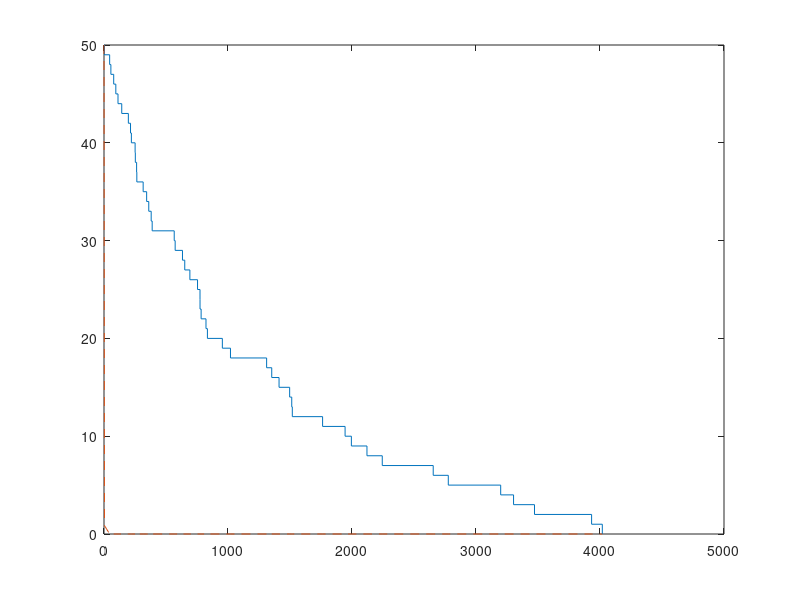
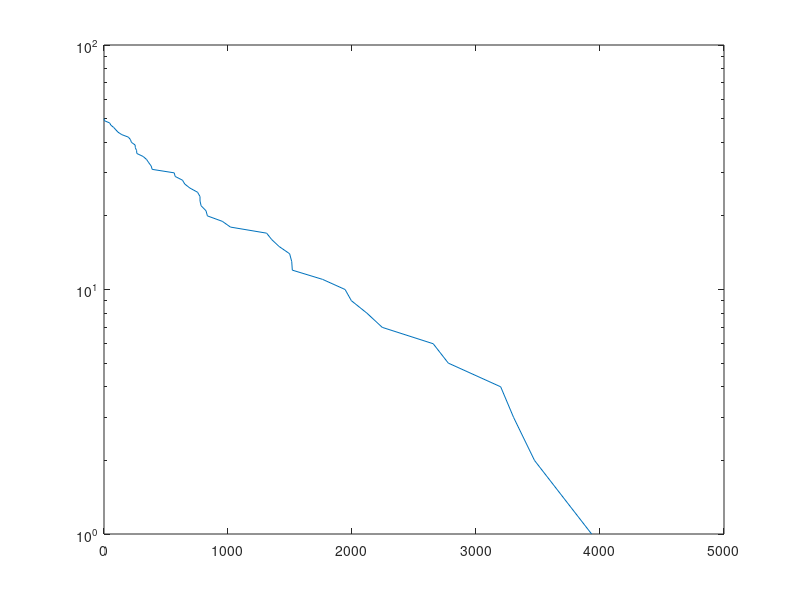
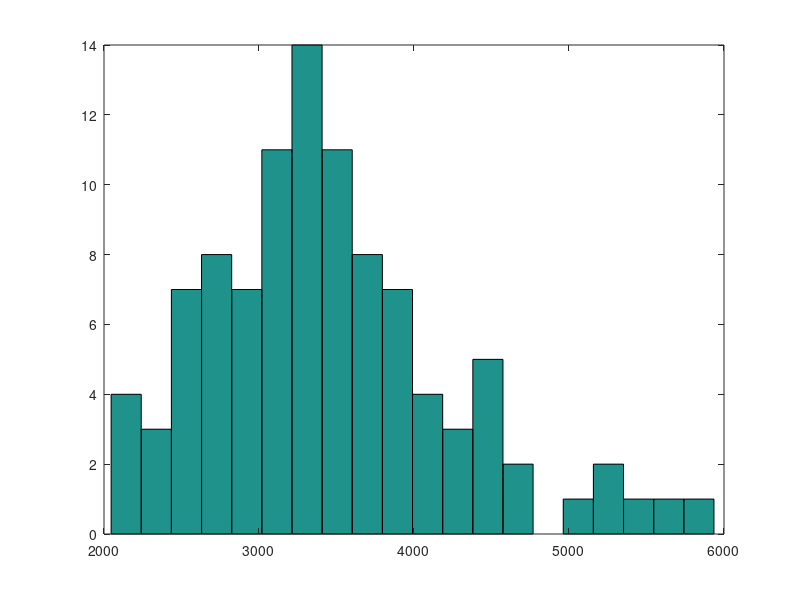

Recreate these plots in MATLAB, in order.
% exponential decay of particles via Gillespie algorithm

alpha = 0.001;  % rate of decay
N = 50; % initial number of particles
K = 100 %total number of trials
 
t = zeros(N+1,K);
R = rand(N,K);
for j = 1:N
    n = N-j+1;
    
    dt = -log(R(j,:))/(alpha*n);
    t(j+1,:) = t(j,:) + dt;
    
    end
    s = 1;
 tt = reshape([t(:,s)';t(:,s)'],2*(N+1),1);
  nn = reshape([ N:-1:0; N:-1:0],2*(N+1),1);

 figure(1)
 plot(tt(2:end),nn(1:end-1,1),tt,N*exp(-tt),'--')
 
figure(2)
 semilogy(tt,nn)
 
 
 figure(3)
  
 hist(t(N,:),20)
 
 
 
 mean(t(N,:))
 E = sum(1./[1:N])
 

 

 
 
    